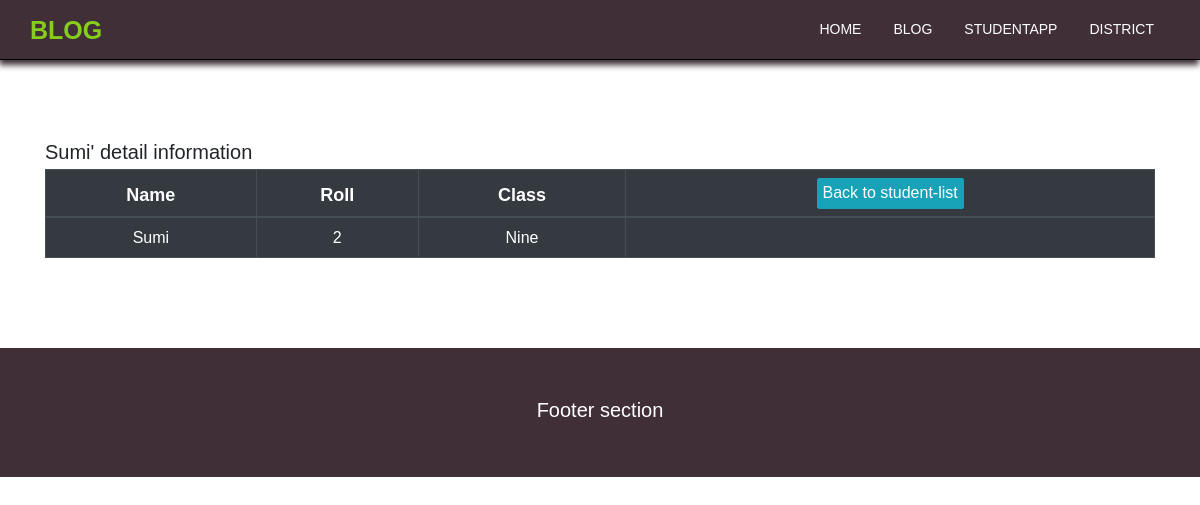
The app's page /student-detail/1 with its own data.
### StudentList/models.py (models this page shows, shortened)
class StudentInfo(models.Model):
    name = models.CharField(max_length=200)
    std_cls = models.CharField(max_length=100)
    std_roll = models.IntegerField()

### StudentList/views.py (the view)
# urls.py: path('student-detail/<int:std_id>', views.student_detail_info, name='student-detail'),
def student_detail_info(request, std_id):
    student_info = StudentInfo.objects.get(pk=std_id)
    context = {
        'student_info': student_info
    }
    return render(request, 'student/student_detail.html', context)

### templates/student/student_detail.html (shortened to what this page needs)
{% extends 'base.html' %}
{% block body_block %}
<h2>{{ student_info.name }}' detail information</h2>
<table class="table table-bordered table-dark">
              <thead>
                <tr>
                  <th scope="col">Name</th>
                  <th scope="col">Roll</th>
                  <th scope="col">Class</th>
                  <th scope="col"><a href="{% url 'Students:student-list' %}" class="btn btn-info btn-sm">Back to student-list</a> </th>
                </tr>
              </thead>
              <tbody>
                <tr>
                  <td>{{ student_info.name }}</td>
                  <td>{{ student_info.std_roll }}</td>
                  <td>{{ student_info.std_cls }}</td>
                  <td></td>
                </tr>
              </tbody>
            </table>
{% endblock %}

### static/resources/css/main.css (style rules this page uses)
* { margin: 0; padding: 0; box-sizing: border-box; }
html { scroll-behavior: smooth; font-size: 62.5%; }
body { font-family: Titillium Web, sans-serif; }
h2 { font-size: 2rem; }
table th { text-align: center; font-size: 1.8rem; }
table th .btn-info { font-size: 1.6rem; }
table td { text-align: center; font-size: 1.6rem; }

### records on screen
StudentInfo: name "Sumi", std_roll "2", std_cls "Nine"
